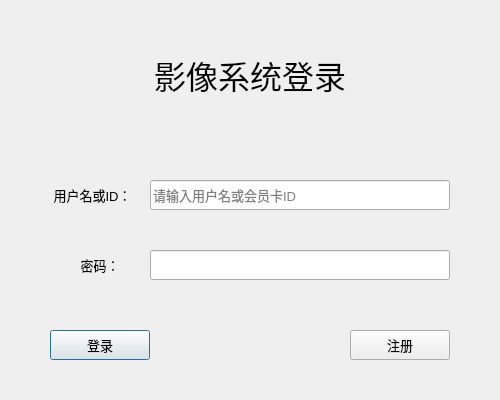
<?xml version="1.0" encoding="UTF-8"?>
<ui version="4.0">
 <class>usersloginin</class>
 <widget class="QDialog" name="usersloginin">
  <property name="geometry">
   <rect>
    <x>0</x>
    <y>0</y>
    <width>500</width>
    <height>400</height>
   </rect>
  </property>
  <property name="minimumSize">
   <size>
    <width>500</width>
    <height>400</height>
   </size>
  </property>
  <property name="maximumSize">
   <size>
    <width>500</width>
    <height>400</height>
   </size>
  </property>
  <property name="windowTitle">
   <string>login</string>
  </property>
  <widget class="QLabel" name="label">
   <property name="geometry">
    <rect>
     <x>0</x>
     <y>0</y>
     <width>500</width>
     <height>150</height>
    </rect>
   </property>
   <property name="font">
    <font>
     <family>方正少儿简体</family>
     <pointsize>24</pointsize>
     <weight>50</weight>
     <italic>false</italic>
     <bold>false</bold>
    </font>
   </property>
   <property name="styleSheet">
    <string notr="true">font: 24pt &quot;方正少儿简体&quot;;
font-color:rgb(255, 224, 99)</string>
   </property>
   <property name="text">
    <string>影像系统登录</string>
   </property>
   <property name="alignment">
    <set>Qt::AlignCenter</set>
   </property>
  </widget>
  <widget class="QLabel" name="label_3">
   <property name="geometry">
    <rect>
     <x>50</x>
     <y>250</y>
     <width>100</width>
     <height>30</height>
    </rect>
   </property>
   <property name="font">
    <font>
     <pointsize>10</pointsize>
    </font>
   </property>
   <property name="text">
    <string>密码：</string>
   </property>
   <property name="alignment">
    <set>Qt::AlignCenter</set>
   </property>
  </widget>
  <widget class="QLineEdit" name="lineEdit_2">
   <property name="geometry">
    <rect>
     <x>150</x>
     <y>250</y>
     <width>300</width>
     <height>30</height>
    </rect>
   </property>
   <property name="echoMode">
    <enum>QLineEdit::Password</enum>
   </property>
  </widget>
  <widget class="QLabel" name="label_2">
   <property name="geometry">
    <rect>
     <x>35</x>
     <y>180</y>
     <width>115</width>
     <height>30</height>
    </rect>
   </property>
   <property name="font">
    <font>
     <pointsize>10</pointsize>
    </font>
   </property>
   <property name="text">
    <string>用户名或ID：</string>
   </property>
   <property name="alignment">
    <set>Qt::AlignCenter</set>
   </property>
  </widget>
  <widget class="QLineEdit" name="lineEdit">
   <property name="geometry">
    <rect>
     <x>150</x>
     <y>180</y>
     <width>300</width>
     <height>30</height>
    </rect>
   </property>
   <property name="font">
    <font>
     <pointsize>10</pointsize>
    </font>
   </property>
   <property name="placeholderText">
    <string>请输入用户名或会员卡ID</string>
   </property>
  </widget>
  <widget class="QPushButton" name="pushButton">
   <property name="geometry">
    <rect>
     <x>50</x>
     <y>330</y>
     <width>100</width>
     <height>30</height>
    </rect>
   </property>
   <property name="font">
    <font>
     <pointsize>10</pointsize>
    </font>
   </property>
   <property name="text">
    <string>登录</string>
   </property>
  </widget>
  <widget class="QPushButton" name="pushButton_2">
   <property name="geometry">
    <rect>
     <x>350</x>
     <y>330</y>
     <width>100</width>
     <height>30</height>
    </rect>
   </property>
   <property name="font">
    <font>
     <pointsize>10</pointsize>
    </font>
   </property>
   <property name="text">
    <string>注册</string>
   </property>
  </widget>
 </widget>
 <tabstops>
  <tabstop>lineEdit</tabstop>
  <tabstop>lineEdit_2</tabstop>
  <tabstop>pushButton</tabstop>
  <tabstop>pushButton_2</tabstop>
 </tabstops>
 <resources/>
 <connections/>
</ui>
